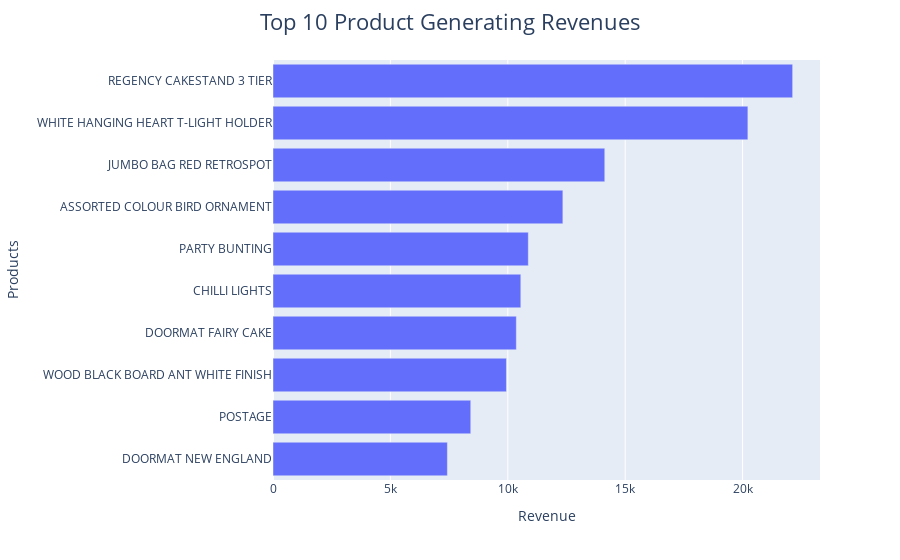

Write notebook code for a chart like this one.
### Code cell
# Create the figure with px.bar
fig = px.bar(revenue_per_products.head(10), y="Description", x="Revenue")

# Update the layout to sort the y-axis categories by total value in ascending order
# This makes the horizontal bars appear in descending order from top to bottom
fig.update_layout(yaxis={'categoryorder': 'total ascending'},
                 title_text="Top 10 Product Generating Revenues",
                 title_font_size=22,
                 title_x=.5,
                 yaxis_title="Products")
fig.show()

### Figure 1 — Plotly figure (JSON) as saved in the notebook; plotly's stock layout.template omitted (floating-point values rounded to 4 significant figures)
{"data": [{"alignmentgroup": "True", "hovertemplate": "Revenue=%{x}<br>Description=%{y}<extra></extra>", "legendgroup": "", "marker": {"color": "#636efa", "pattern": {"shape": ""}}, "name": "", "offsetgroup": "", "orientation": "h", "showlegend": false, "textposition": "auto", "type": "bar", "x": [22130.0, 20230.0, 14130.0, 12350.0, 10870.0, 10550.0, 10360.0, 9942.0, 8423.0, 7427.0], "xaxis": "x", "y": ["REGENCY CAKESTAND 3 TIER", "WHITE HANGING HEART T-LIGHT HOLDER", "JUMBO BAG RED RETROSPOT", "ASSORTED COLOUR BIRD ORNAMENT", "PARTY BUNTING", "CHILLI LIGHTS", "DOORMAT FAIRY CAKE", "WOOD BLACK BOARD ANT WHITE FINISH", "POSTAGE", "DOORMAT NEW ENGLAND"], "yaxis": "y"}], "layout": {"barmode": "relative", "legend": {"tracegroupgap": 0}, "margin": {"t": 60}, "title": {"font": {"size": 22}, "text": "Top 10 Product Generating Revenues", "x": 0.5}, "xaxis": {"anchor": "y", "domain": [0, 1], "title": {"text": "Revenue"}}, "yaxis": {"anchor": "x", "categoryorder": "total ascending", "domain": [0, 1], "title": {"text": "Products"}}}}
